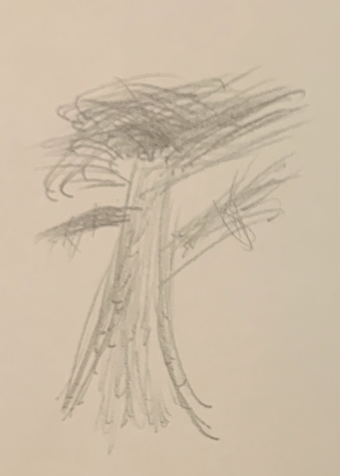
#> input picture source/raw_img/tree1.png, 340 x 476 px; its folder holds only this picture in this run
$ python makeBetterImages.py
#> lines starting #> are read from the running program, lines starting #| are printed output that depends on the picture
import numpy as np
from PIL import Image, ImageFilter
from matplotlib import pyplot as plt
from scipy.ndimage import convolve


def l2Norm(img1, img2):
    sum = 0
    for x in range(3):
        sum += (float(img1[x]) - float(img2[x])) ** 2

    return sum

def rgb2gray(rgb):
    r, g, b = rgb[:,:,0], rgb[:,:,1], rgb[:,:,2]
    gray = 0.2989 * r + 0.5870 * g + 0.1140 * b

    return gray

def pixor(img, kernel_size):

    heightIt = 0
    widthIt = 0

    newImg = []

    while ((heightIt+1)*kernel_size < len(img)):
        newRow = []
        while ((widthIt + 1) * kernel_size < len(img[0])):
            sum = np.sum(img[heightIt*kernel_size : (heightIt+1)*kernel_size,
                             widthIt*kernel_size : (widthIt+1)*kernel_size])

            flag = np.min(img[heightIt*kernel_size : (heightIt+1)*kernel_size,
                             widthIt*kernel_size : (widthIt+1)*kernel_size])

            newRow.append(int(0.9*(sum / kernel_size**2) + 0.1*flag))

            widthIt += 1
        widthIt = 0
        heightIt += 1
        newImg.append(newRow)
    print(newImg)
    return np.array(newImg)


def pixelateTree(tree):
#> called with tree = 'tree1'
    THRESH = 250
    with Image.open("../source/raw_img/" + tree + ".png") as im:
#> im is the input picture: PIL image 340x476 RGBA; mean R, G, B, A 203.7, 187.7, 166.6, 255
        imageArray = np.array(im)
        topLeft = np.copy(imageArray[5][5])
#> topLeft = [217, 198, 177, 255]
        bottomRight = np.copy(imageArray[-1][-1])
#> bottomRight = [196, 184, 161, 255]
        for row in range(len(imageArray)):
            for pixel in range(len(imageArray[row])):

                if l2Norm(imageArray[row][pixel], topLeft) <= THRESH:
                    imageArray[row][pixel] = [0, 0, 0, 0]
                elif l2Norm(imageArray[row][pixel], bottomRight) <= THRESH:
                    imageArray[row][pixel] = [0, 0, 0, 0]
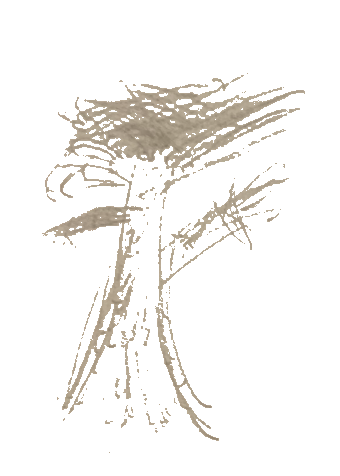
#> imageArray: shape (476, 340, 4); mean R, G, B, A 19.9, 18.3, 16, 28.9; transparent parts drawn white

        leftMost = len(imageArray[0])
        rightMost = 0
        topMost = len(imageArray)
        bottomMost = 0

        for row in range(len(imageArray)):
            for pixel in range(len(imageArray[row])):

                if l2Norm(imageArray[row][pixel], [0, 0, 0, 0]) > 5 and pixel < leftMost:
                    leftMost = pixel
                if l2Norm(imageArray[row][pixel], [0, 0, 0, 0]) > 5 and pixel > rightMost:
                    rightMost = pixel
                if l2Norm(imageArray[row][pixel], [0, 0, 0, 0]) > 5 and row < topMost:
                    topMost = row
                if l2Norm(imageArray[row][pixel], [0, 0, 0, 0]) > 5 and row > bottomMost:
                    bottomMost = row

        imageArray = imageArray[topMost:bottomMost, leftMost:rightMost]
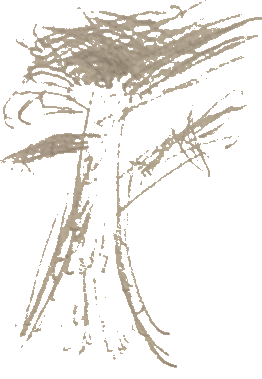
#> imageArray: shape (379, 262, 4); mean R, G, B, A 32.4, 29.9, 26.1, 47.1; transparent parts drawn white


        greyScale = []
        for row in range(len(imageArray)):
            newRow = []
            for pixel in range(len(imageArray[row])):
                if l2Norm(imageArray[row][pixel], [0, 0, 0, 0]) < 5:
                    newRow.append(255)
                else:

                    newRow.append(255-int(np.mean(imageArray[row][pixel])))
            greyScale.append(newRow)


        for row in range(len(greyScale)):
            minSeen = len(greyScale)
            maxSeen = 0
            for pixel in range(len(greyScale[row])):
                if greyScale[row][pixel] != 255:
                    if minSeen > pixel:
                        minSeen = pixel
                    if maxSeen < pixel:
                        maxSeen = pixel

            for val in range(minSeen, maxSeen):
                if greyScale[row][val] == 255:
                    if np.random.randint(0,5) == 0:
                        greyScale[row][val] = np.random.randint(60,122)

        greyScale = np.array(greyScale)
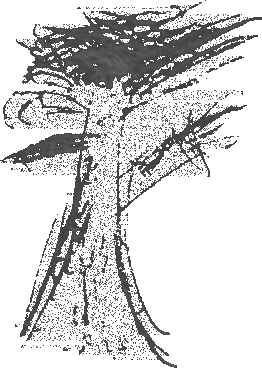
#> greyScale: shape (379, 262) int64; min 60, max 255, mean 211.3
        greyScale = pixor(greyScale, 4)
#> the loop in pixor, `while ((heightIt+1)*kernel_size < len(img)):` made 94 passes
#> (printed output is left out)
#> in pixor, `return np.array(newImg)`:
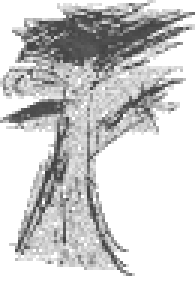
#> returned value: shape (94, 65) int64 (shown 3 times larger); min 65, max 255, mean 204.9

#> (the run stopped early here; a loop or call above may not have finished)
